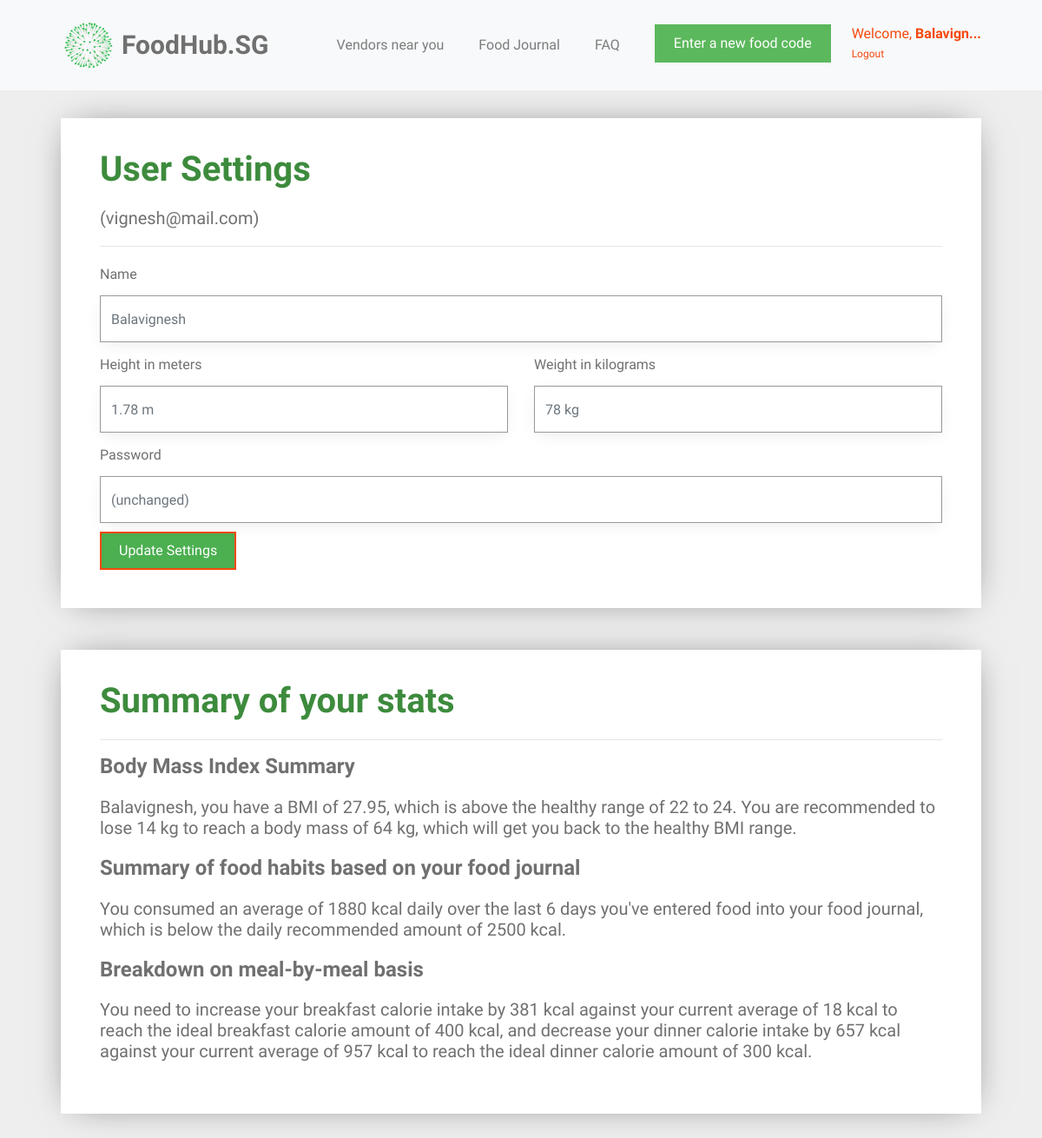
Page /user_settings (signed in) on the earlier database version.
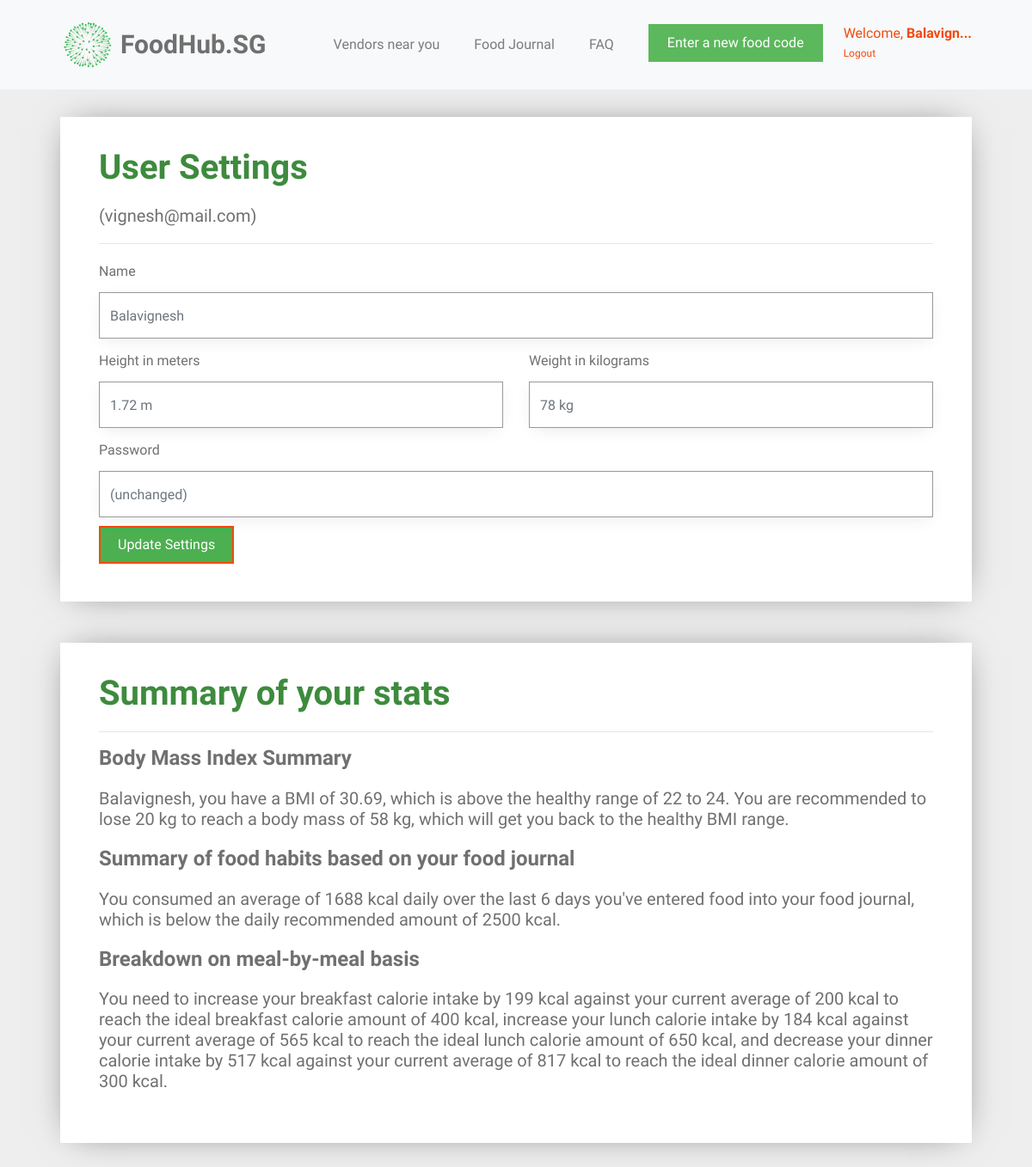
Same page on the later database version.
### tables this page shows
CREATE TABLE user (
  id INTEGER PRIMARY KEY AUTOINCREMENT,
  name TEXT NOT NULL,
  email VARCHAR(512) UNIQUE NOT NULL,
  password TEXT NOT NULL,
  height INTEGER NOT NULL,
  weight INTEGER NOT NULL
);

### foodhubsg/user.py (the view, shortened to what this page needs)
@bp.route('/user_settings', methods=('GET', 'POST'))
@login_required
def user_settings():
    db = get_db()
    food_items = db.execute(
        'SELECT f.id, creator_id, food_name, created, calories, food_code, email'
        ' FROM food_entry f JOIN user u ON f.creator_id = u.id'
        ' WHERE f.creator_id = ? AND DATE(f.created) IN'
        ' (SELECT DISTINCT DATE(created) FROM food_entry ORDER BY datetime(created) DESC LIMIT 6)',
        (g.user['id'],),
    ).fetchall()
    users = db.execute(
        'SELECT id, name, email, password, height, weight'
        ' FROM user'
        ' WHERE id = ?',
        (g.user['id'],),
    ).fetchall()
    for user in users:
        id = user['id']
        name = user['name']
        weight = user['weight']
        height = user['height']
        email = user['email']
        password = user['password']
    bmi = weight / height ** height
    bmi = round(bmi, 2)
    all_dates = []
    food_dates = []
    calories_list = []
    breakfast_list = []
    lunch_list = []
    dinner_list = []
    snack_list = []
    user_average_calories = None
    number_of_days = None
    average_breakfast_calories = None
    average_lunch_calories = None
    average_dinner_calories = None
    average_snack_calories = None
    calories_statement = None
    breakfast_message = None
    lunch_message = None
    dinner_message = None
    snack_message = None
    ideal_weight = weight
    password_placeholder = "(unchanged)"
    if food_items == []:
        food_exists = 0
    else:
        food_exists = 1
    for food in food_items:
        food_date = food['created'].strftime('%d-%m-%y')
        all_dates.append(food_date)
    all_dates = remove_duplicates(all_dates)
    for date in all_dates:
        current_date_food = []
        current_date_calories = []
        for food in food_items:
            if date == food['created'].strftime('%d-%m-%y'):
                current_date_food.append(food)
                current_date_calories.append(food['calories'])
            else:
                continue
        food_dates.append(current_date_food)
        current_date_calories = sum(current_date_calories)
        calories_list.append(current_date_calories)
        number_of_days = len(calories_list)
        user_average_calories = int(sum(calories_list) / number_of_days)
    for food in food_items:
        if 5 <= int(food['created'].strftime('%H')) <= 10:
            breakfast_list.append(food['calories'])
            average_breakfast_calories = sum(breakfast_list) / number_of_days
        elif 11 <= int(food['created'].strftime('%H')) <= 14:
            lunch_list.append(food['calories'])
            average_lunch_calories = sum(lunch_list) / number_of_days
        elif 17 <= int(food['created'].strftime('%H')) <= 22:
            dinner_list.append(food['calories'])
            average_dinner_calories = sum(dinner_list) / number_of_days
        else:
            snack_list.append(food['calories'])
            average_snack_calories = sum(snack_list) / number_of_days
    if bmi < 22:
        while ideal_weight / height ** height < 23:
            ideal_weight = ideal_weight + 1
        lose_weight = ideal_weight - weight
        bmi_statement = "{0}, you have a BMI of {1}, which is below the healthy range of 22 to 24. You are recommended " \
                        "to gain {2} kg to reach a body mass of {3} kg, which will get you back to the healthy BMI range." \
                        .format(name, bmi, lose_weight, ideal_weight)
    elif 22 < bmi < 24:
        bmi_statement = "{0}, you have a BMI of {1}, which is exactly within the healthy BMI range. " \
                        "Keep it up!".format(name, bmi)
    elif bmi > 24:
        while ideal_weight / height ** height > 23:
            ideal_weight = ideal_weight - 1
        lose_weight = weight - ideal_weight
        bmi_statement = "{0}, you have a BMI of {1}, which is above the healthy range of 22 to 24. You are recommended " \
                        "to lose {2} kg to reach a body mass of {3} kg, which will get you back to the healthy BMI range." \
                        .format(name, bmi, lose_weight, ideal_weight)
    if user_average_calories:
        if user_average_calories < 2000:
            calories_statement = "You consumed an average of {0} kcal daily over the last {1} days you've entered food " \
                                 "into your food journal, which is below the daily recommended amount of 2500 kcal."\
                                .format(user_average_calories, number_of_days)
        elif 2000 < user_average_calories < 3000:
            calories_statement = "You consumed an average of {} kcal daily over the  {} days you've entered food, " \
                                 "into your food journal,which is within the daily recommended amount, so keep following your current diet." \
                                .format(user_average_calories, number_of_days)
        elif 2000 < user_average_calories < 3000:
            calories_statement = "You consumed an average of {} kcal daily over the last {} days you've entered food, " \
                                 "which is above the daily recommended amount of 2500 kcal." \
                                .format(user_average_calories, number_of_days)
    if average_breakfast_calories:
        if average_breakfast_calories < 350:
            increase_breakfast = int(400 - average_breakfast_calories)
            breakfast_message = "increase your breakfast calorie intake by {} kcal against your current average of {} kcal " \
                                "to reach the ideal breakfast calorie amount of 400 kcal"\
                                .format(increase_breakfast, int(average_breakfast_calories))
        elif average_breakfast_calories > 500:
            decrease_breakfast = int(average_breakfast_calories - 400)
            breakfast_message = "decrease your breakfast calorie intake by {} kcal against your current average of {} kcal " \
                                "to reach the ideal breakfast calorie amount of 400 kcal"\
                                .format(decrease_breakfast, int(average_breakfast_calories))
    if average_lunch_calories:
        if average_lunch_calories < 650:
            increase_lunch = int(750 - average_lunch_calories)
            lunch_message = "increase your lunch calorie intake by {} kcal against your current average of {} kcal " \
                            "to reach the ideal lunch calorie amount of 650 kcal"\
                            .format(increase_lunch, int(average_lunch_calories))
        elif average_lunch_calories > 850:
            decrease_lunch =  int(average_lunch_calories - 750)
            lunch_message = "decrease your lunch calorie intake by {} kcal against your current average of {} kcal " \
                            "to reach the ideal lunch calorie amount of 650 kcal"\
                            .format(decrease_lunch, int(average_lunch_calories))
    if average_dinner_calories:
        if average_dinner_calories < 275:
            increase_dinner = int(300 - average_dinner_calories)
            dinner_message = "increase your dinner calorie intake by {} kcal against your current average of {} kcal " \
                            "to reach the ideal dinner calorie amount of 300 kcal"\
                            .format(increase_dinner, int(average_dinner_calories))
        elif average_dinner_calories > 350:
            decrease_dinner =  int(average_dinner_calories - 300)
            dinner_message = "decrease your dinner calorie intake by {} kcal against your current average of {} kcal " \
                            "to reach the ideal dinner calorie amount of 300 kcal"\
                            .format(decrease_dinner, int(average_dinner_calories))
    if average_snack_calories:
        if average_snack_calories > 300:
            snack_message = "decrease your out-of-schedule snack intake"
    messages = [breakfast_message, lunch_message, dinner_message, snack_message]
    messages = list(filter(None.__ne__, messages))
    meal_message = "You need to "
    num_messages = len(messages)
    if messages != []:
        for i in range(num_messages):
            if i != num_messages - 2 and i != num_messages - 1:
                meal_message += messages[i] + ", "
            elif i == num_messages - 2:
                meal_message += messages[i] + ", and "
            elif i == num_messages - 1:
                meal_message += messages[i] + "."
    else:
        meal_message += "maintain your current diet because you're consuming the correct amount of calories per meal."
    return render_template('user/user_settings.html',
                           name=name, weight=weight, height=height, email=email, password=password, bmi_statement=bmi_statement,
                           calories_statement=calories_statement, number_of_days=number_of_days,
                           food_exists=food_exists, password_placeholder=password_placeholder, meal_message=meal_message)

### foodhubsg/auth.py (called while the page is built)
def login_required(view):
    @functools.wraps(view)
    def wrapped_view(**kwargs):
        if g.user is None:
            return redirect(url_for('auth.login'))
        return view(**kwargs)
    return wrapped_view

@bp.before_app_request
def load_logged_in_user():
    user_id = session.get('user_id')
    if user_id is None:
        g.user = None
    else:
        g.user = get_db().execute(
            'SELECT * FROM user WHERE id = ?', (user_id,)
        ).fetchone()

### foodhubsg/db.py (called while the page is built)
def get_db():
    if 'db' not in g:
        g.db = sqlite3.connect(
            current_app.config['DATABASE'],
            detect_types=sqlite3.PARSE_DECLTYPES
        )
        g.db.row_factory = sqlite3.Row
    return g.db

### foodhubsg/user.py (called while the page is built)
def remove_duplicates(values):
    output = []
    seen = set()
    for value in values:
        if value not in seen:
            output.append(value)
            seen.add(value)
    return output

### foodhubsg/templates/user/user_settings.html (shortened to what this page needs)
{% extends 'base.html' %}
{% block content %}
<div id="colorlib-container">
    <div class="container">
        <div class="box1">
        <div class="row row-pb-md">
            <div class="col-md-12">
                <header>
                    <h1 class="font_color"><b>User Settings</b></h1>
                    <h5>({{ email }})</h5>
                    <hr>
                </header>
                <form method="post">
                    <div class="row form-group">
                        <div class="col-md-12">
                            <label>Name</label>
                            <input name="name" id="name" class="form-control" placeholder="{{ g.user['name'] }}">
                        </div>
                    </div>
                    <div class="row form-group">
                        <div class="col-md-6">
                            <label>Height in meters</label>
                            <input name="height" id="height" type="number" step="0.01" class="form-control" placeholder="{{ g.user['height'] }} m">
                        </div>
                        <div class="col-md-6">
                            <label>Weight in kilograms</label>
                            <input name="weight" id="weight" type="number" step="0.01" class="form-control" placeholder="{{ g.user['weight'] }} kg">
                        </div>
                    </div>
                    <div class="row form-group">
                        <div class="col-md-12">
                            <label>Password</label>
                            <input name="password" id="password" type="password" class="form-control" placeholder="{{ password_placeholder }}">
                        </div>
                    </div>
                    <input type="submit" value="Update Settings" class="btn btn-primary" style="background-color: #4CAF50; padd">
                </form>
            </div>
        </div>
        </div>
        <div class="box1">
        <div class="row row-pb-md">
            <div class="col-md-12">
                <header id="summary-header">
                    <h1 class="font_color"><b>Summary of your stats</b></h1>
                    <hr>
                </header>
                <h4><b>Body Mass Index Summary</b></h4>
                <h5>{{ bmi_statement }}</h5>
                <h4><b>Summary of food habits based on your food journal</b></h4>
                {% if food_exists == 0 %}
                    <h5>You have not added any food to the journal yet, so there isn't a summary available yet!</h5>
                {% else %}
                    <h5>{{ calories_statement }}</h5>
                <h4><b>Breakdown on meal-by-meal basis</b></h4>
                    <h5>{{ meal_message }}</h5>
                {% endif %}
            </div>
        </div>
        </div>
    </div>
</div>
{% endblock %}

Differences in the rows shown:
changed user "vignesh@mail.com": height "1.78 m" → "1.72 m"
Other differences:
{{ bmi_statement }}: "…have a BMI of 27.95, which is above the healthy range of 22 to 24. You are recommended to lose 14 kg to reach a body mass of 64 kg, which will get…" → "…have a BMI of 30.69, which is above the healthy range of 22 to 24. You are recommended to lose 20 kg to reach a body mass of 58 kg, which will get…"
{{ calories_statement }}: "…consumed an average of 1880 kcal daily over the…" → "…consumed an average of 1688 kcal daily over the…"
{{ meal_message }}: "…breakfast calorie intake by 381 kcal against your current average of 18 kcal to reach the ideal breakfast calorie amount of 400 kcal, and decrease your dinner calorie intake by 657 kcal against your current average of 957 kcal to reach the…" → "…breakfast calorie intake by 199 kcal against your current average of 200 kcal to reach the ideal breakfast calorie amount of 400 kcal, increase your lunch calorie intake by 184 kcal against your current average of 565 kcal to reach the ideal lunch calorie amount of 650 kcal, and decrease your dinner calorie intake by 517 kcal against your current average of 817 kcal to reach the…"
